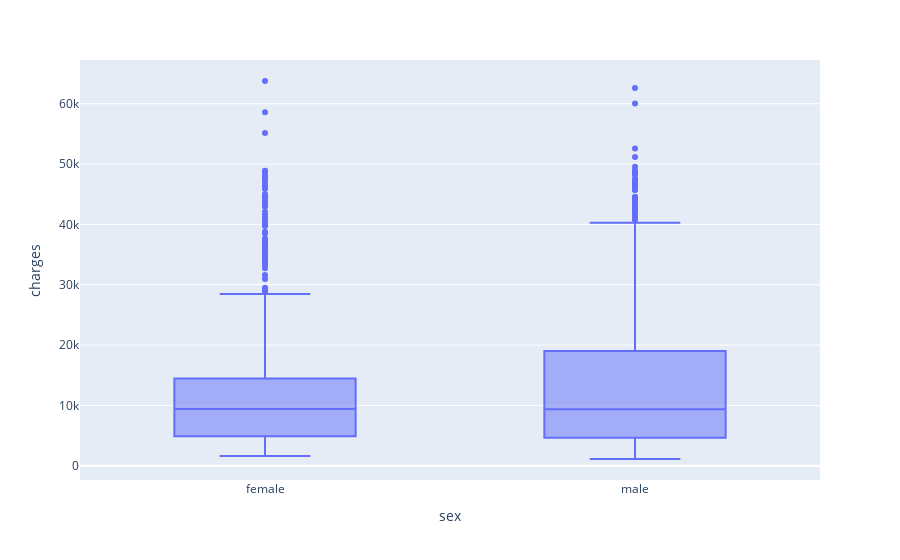

Notebook code for this chart:
### Code cell
# charges según sexo
fig = px.box(df_raw, x='sex', y='charges')
fig.show()

### Figure 1 — Plotly figure (JSON) as saved in the notebook; plotly's stock layout.template omitted (floating-point values rounded to 4 significant figures; data arrays with more than 128 entries replaced by an {"elided": "..."} marker saying what was removed)
{"data": [{"alignmentgroup": "True", "hovertemplate": "sex=%{x}<br>charges=%{y}<extra></extra>", "legendgroup": "", "marker": {"color": "#636efa"}, "name": "", "notched": false, "offsetgroup": "", "orientation": "v", "showlegend": false, "type": "box", "x": {"elided": "1337 str values"}, "x0": " ", "xaxis": "x", "y": {"elided": "1337 float values"}, "y0": " ", "yaxis": "y"}], "layout": {"boxmode": "group", "legend": {"tracegroupgap": 0}, "margin": {"t": 60}, "xaxis": {"anchor": "y", "domain": [0, 1], "title": {"text": "sex"}}, "yaxis": {"anchor": "x", "domain": [0, 1], "title": {"text": "charges"}}}}
